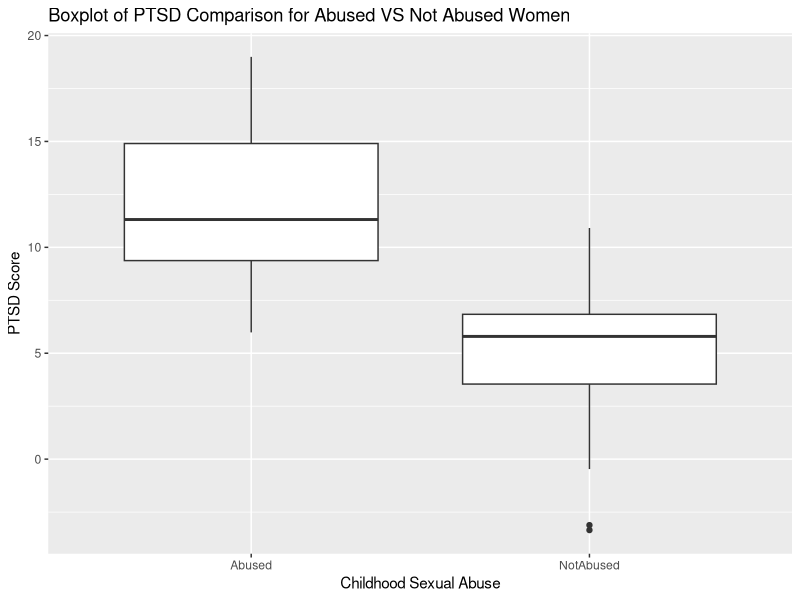
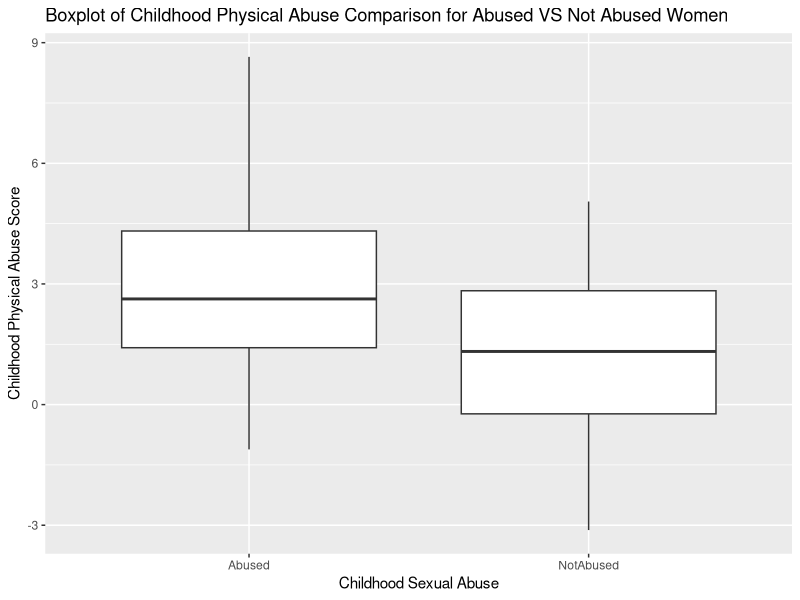
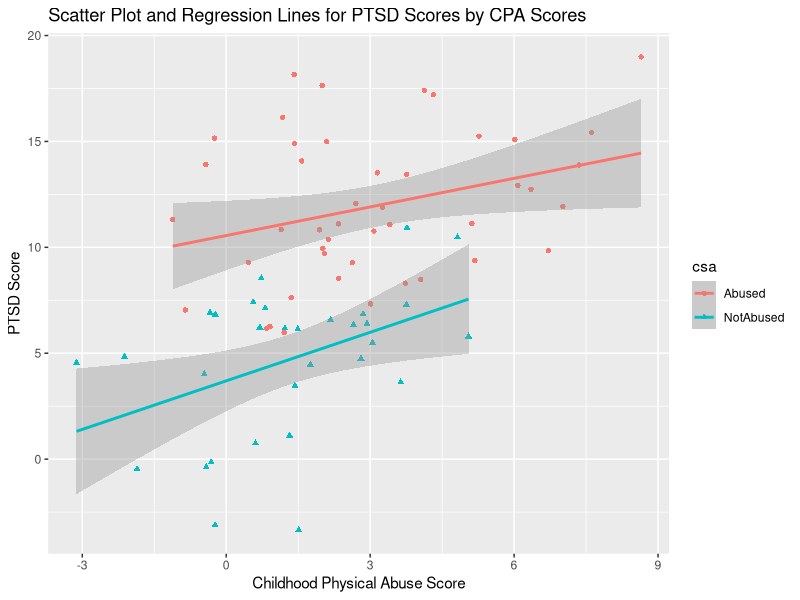

R code for these plots, in order:
## ---- chunk 1
library(here)
library(tidyverse)
library(ggrepel)
library(scales)
library(readxl)
## ---- chunk 2
abuse <- read_csv(here("data", "SexualAbuseData.csv"))
## ---- chunk 3
ggplot(abuse, aes(x = csa, y = ptsd)) +
  geom_boxplot() +
  labs(title = "Boxplot of PTSD Comparison for Abused VS Not Abused Women",
       x = "Childhood Sexual Abuse",
       y = "PTSD Score")
## ---- chunk 4
ggplot(abuse, aes(x = csa, y = cpa)) +
  geom_boxplot() +
  labs(title = "Boxplot of Childhood Physical Abuse Comparison for Abused VS Not Abused Women",
       x = "Childhood Sexual Abuse",
       y = "Childhood Physical Abuse Score")
## ---- chunk 5
ggplot(abuse, aes(x = cpa, y = ptsd, color = csa, shape = csa)) +
  geom_point(aes(color = csa)) +
  stat_smooth(method = lm) +
  labs(title = "Scatter Plot and Regression Lines for PTSD Scores by CPA Scores",
       x = "Childhood Physical Abuse Score",
       y = "PTSD Score")
